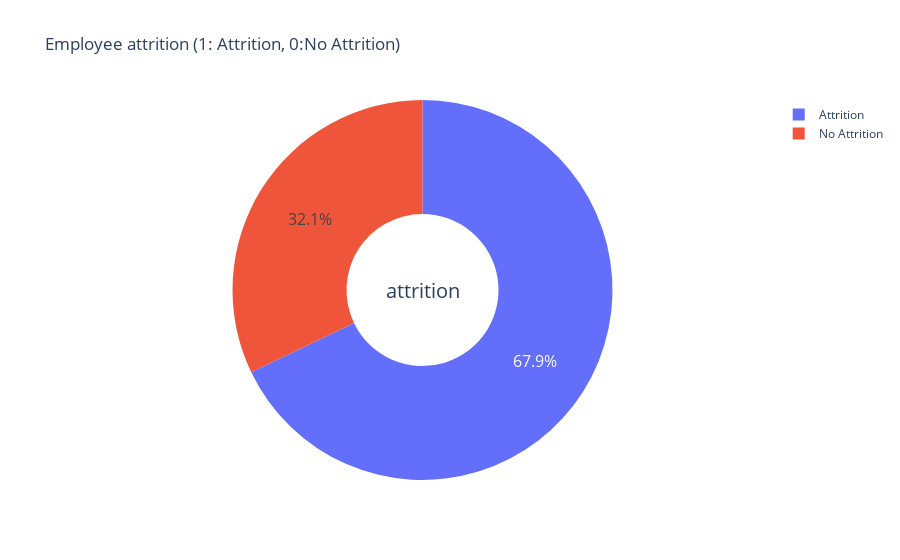

Notebook source saved alongside this figure:
### Code cell
type_ = ["Attrition", "No Attrition"]
fig = make_subplots(rows=1, cols=1)

fig.add_trace(go.Pie(labels=type_, values=df['attrition'].value_counts(), name="Attrition"))

# Use `hole` to create a donut-like pie chart
fig.update_traces(hole=.4, hoverinfo="label+percent+name", textfont_size=16)

fig.update_layout(
    title_text="Employee attrition (1: Attrition, 0:No Attrition)",
    # Add annotations in the center of the donut pies.
    annotations=[dict(text='attrition', x=0.5, y=0.5, font_size=20, showarrow=False)])
fig.show()

### Figure 1 — Plotly figure (JSON) as saved in the notebook; plotly's stock layout.template omitted (floating-point values rounded to 4 significant figures)
{"data": [{"hole": 0.4, "hoverinfo": "label+percent+name", "labels": ["Attrition", "No Attrition"], "name": "Attrition", "textfont": {"size": 16}, "type": "pie", "values": [1616, 765]}], "layout": {"annotations": [{"font": {"size": 20}, "showarrow": false, "text": "attrition", "x": 0.5, "y": 0.5}], "title": {"text": "Employee attrition (1: Attrition, 0:No Attrition)"}, "xaxis": {"anchor": "y", "domain": [0, 1]}, "yaxis": {"anchor": "x", "domain": [0, 1]}}}
